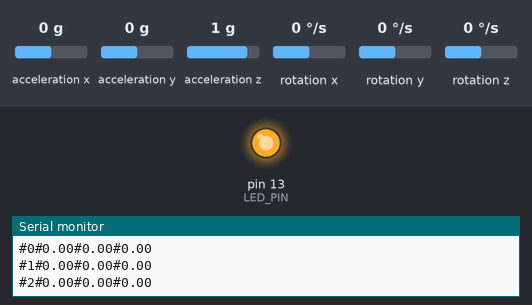
The sketch below on a simulated Arduino Uno, built with avr-gcc and run on an emulated ATmega328P. Shown: output pins drawn as LEDs (lit = HIGH), the last lines printed to the serial monitor. The test bench sets the inputs (shaded band); at power-on: rotation y 0 °/s, rotation x 0 °/s, rotation z 0 °/s, acceleration x 0 g, acceleration y 0 g, acceleration z 1 g. Pins used as bus, display or sensor lines are not drawn.

Above: at 0.11 s.
At 1.2 s:
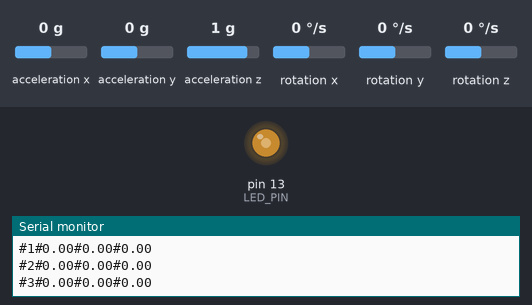
1.3 s: rotation y set to 100 °/s
4.3 s: rotation x set to 192 °/s
7.3 s: rotation z set to -100 °/s
Timing chart, 0 to 16.3 s (numbered marks = the images above; inputs shaded):
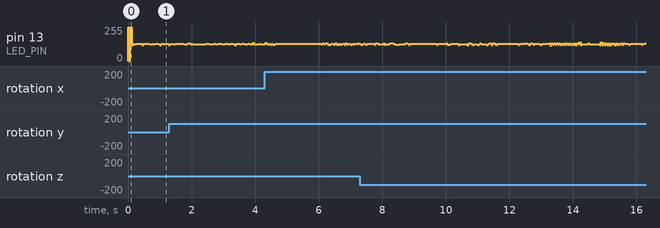

The sketch:

arduino.ino
```cpp
/*
    MPU6050 Triple Axis Gyroscope & Accelerometer. Pitch & Roll & Yaw Gyroscope Example.
    Read more: http://www.jarzebski.pl/arduino/czujniki-i-sensory/3-osiowy-zyroskop-i-akcelerometr-mpu6050.html
    GIT: https://github.com/jarzebski/Arduino-MPU6050
    Web: http://www.jarzebski.pl
    (c) 2014 by Korneliusz Jarzebski
*/

#include <Wire.h>
#include <MPU6050.h>

MPU6050 mpu_0;
MPU6050 mpu_1;
MPU6050 mpu_2;
MPU6050 mpu_3;

// Timers
unsigned long timer_0 = 0;
unsigned long timer_1 = 0;
unsigned long timer_2 = 0;
unsigned long timer_3 = 0;
float timeStep = 0.01;

// Pitch, Roll and Yaw values
float ypr_0[3];
float ypr_1[3];
float ypr_2[3];
float ypr_3[3];

#define LED_PIN 13
bool blinkState = false;

//Mux control pins
int s0 = 5;
int s1 = 6;
int control = 0;

void setup()
{
  Serial.begin(115200);

  pinMode(s0, OUTPUT);
  pinMode(s1, OUTPUT);

  // ================= MPU: 0 =================
  digitalWrite(s0, LOW);
  digitalWrite(s1, LOW);
  // Initialize MPU6050
  Serial.println("MPU: 0");
  while (!mpu_0.begin(MPU6050_SCALE_2000DPS, MPU6050_RANGE_2G)) {
    Serial.println("Could not find a valid MPU6050 sensor, check wiring!");
    delay(500);
  }
  // Calibrate gyroscope. The calibration must be at rest.
  // If you don't want calibrate, comment this line.
  mpu_0.calibrateGyro();

  // Set threshold sensivty. Default 3.
  // If you don't want use threshold, comment this line or set 0.
  mpu_0.setThreshold(3);

  // ================= MPU: 1 =================
  digitalWrite(s0, HIGH);
  digitalWrite(s1, LOW);
  // Initialize MPU6050
  Serial.println("MPU: 1");
  while (!mpu_1.begin(MPU6050_SCALE_2000DPS, MPU6050_RANGE_2G)) {
    Serial.println("Could not find a valid MPU6050 sensor, check wiring!");
    delay(500);
  }
  // Calibrate gyroscope. The calibration must be at rest.
  // If you don't want calibrate, comment this line.
  mpu_1.calibrateGyro();

  // Set threshold sensivty. Default 3.
  // If you don't want use threshold, comment this line or set 0.
  mpu_1.setThreshold(3);

  // ================= MPU: 2 =================
  digitalWrite(s0, LOW);
  digitalWrite(s1, HIGH);
  // Initialize MPU6050
  Serial.println("MPU: 2");
  while (!mpu_2.begin(MPU6050_SCALE_2000DPS, MPU6050_RANGE_2G)) {
    Serial.println("Could not find a valid MPU6050 sensor, check wiring!");
    delay(500);
  }
  // Calibrate gyroscope. The calibration must be at rest.
  // If you don't want calibrate, comment this line.
  mpu_2.calibrateGyro();

  // Set threshold sensivty. Default 3.
  // If you don't want use threshold, comment this line or set 0.
  mpu_2.setThreshold(3);

  // ================= MPU: 3 =================
  digitalWrite(s0, HIGH);
  digitalWrite(s1, HIGH);
  // Initialize MPU6050
  Serial.println("MPU: 3");
  while (!mpu_3.begin(MPU6050_SCALE_2000DPS, MPU6050_RANGE_2G)) {
    Serial.println("Could not find a valid MPU6050 sensor, check wiring!");
    delay(500);
  }
  // Calibrate gyroscope. The calibration must be at rest.
  // If you don't want calibrate, comment this line.
  mpu_3.calibrateGyro();

  // Set threshold sensivty. Default 3.
  // If you don't want use threshold, comment this line or set 0.
  mpu_3.setThreshold(3);

  // configure Arduino LED for
  pinMode(LED_PIN, OUTPUT);
}

void loop() {
  if (control == 0) {
    // ================= MPU: 0 =================
    digitalWrite(s0, LOW);
    digitalWrite(s1, LOW);
    timer_0 = millis();

    // Read normalized values
    Vector norm_0 = mpu_0.readNormalizeGyro();

    // Calculate Pitch, Roll and Yaw
    ypr_0[1] = ypr_0[1] + norm_0.YAxis * timeStep * 3.5;
    ypr_0[2] = ypr_0[2] + norm_0.XAxis * timeStep * 3.5;
    ypr_0[0] = ypr_0[0] + norm_0.ZAxis * timeStep * 3.5;

    // Output raw
    Serial.print("#0#");
    Serial.print(ypr_0[0]); Serial.print("#");
    Serial.print(ypr_0[1]); Serial.print("#");
    Serial.println(ypr_0[2]);

    // Wait to full timeStep period
    delay((timeStep * 1000) - (millis() - timer_0));
    control = 1;
  } else if (control == 1) {
    // ================= MPU: 1 =================
    digitalWrite(s0, HIGH);
    digitalWrite(s1, LOW);
    timer_1 = millis();

    // Read normalized values
    Vector norm_1 = mpu_1.readNormalizeGyro();

    // Calculate Pitch, Roll and Yaw
    ypr_1[1] = ypr_1[1] + norm_1.YAxis * timeStep * 3.5;
    ypr_1[2] = ypr_1[2] + norm_1.XAxis * timeStep * 3.5;
    ypr_1[0] = ypr_1[0] + norm_1.ZAxis * timeStep * 3.5;

    // Output raw
    Serial.print("#1#");
    Serial.print(ypr_1[0]); Serial.print("#");
    Serial.print(ypr_1[1]); Serial.print("#");
    Serial.println(ypr_1[2]);

    // Wait to full timeStep period
    delay((timeStep * 1000) - (millis() - timer_1));
    control = 2;
  } else if (control == 2) {
    // ================= MPU: 2 =================
    digitalWrite(s0, LOW);
    digitalWrite(s1, HIGH);
    timer_2 = millis();

    // Read normalized values
    Vector norm_2 = mpu_2.readNormalizeGyro();

    // Calculate Pitch, Roll and Yaw
    ypr_2[1] = ypr_2[1] + norm_2.YAxis * timeStep * 3.5;
    ypr_2[2] = ypr_2[2] + norm_2.XAxis * timeStep * 3.5;
    ypr_2[0] = ypr_2[0] + norm_2.ZAxis * timeStep * 3.5;

    // Output raw
    Serial.print("#2#");
    Serial.print(ypr_2[0]); Serial.print("#");
    Serial.print(ypr_2[1]); Serial.print("#");
    Serial.println(ypr_2[2]);

    // Wait to full timeStep period
    delay((timeStep * 1000) - (millis() - timer_2));
    control = 3;
  } else if (control == 3) {
    // ================= MPU: 3 =================
    digitalWrite(s0, HIGH);
    digitalWrite(s1, HIGH);
    timer_3 = millis();

    // Read normalized values
    Vector norm_3 = mpu_3.readNormalizeGyro();

    // Calculate Pitch, Roll and Yaw
    ypr_3[1] = ypr_3[1] + norm_3.YAxis * timeStep * 3.5;
    ypr_3[2] = ypr_3[2] + norm_3.XAxis * timeStep * 3.5;
    ypr_3[0] = ypr_3[0] + norm_3.ZAxis * timeStep * 3.5;

    // Output raw
    Serial.print("#3#");
    Serial.print(ypr_3[0]); Serial.print("#");
    Serial.print(ypr_3[1]); Serial.print("#");
    Serial.println(ypr_3[2]);

    // Wait to full timeStep period
    delay((timeStep * 1000) - (millis() - timer_3));
    control = 0;
  }

  // blink LED to indicate activity
  blinkState = !blinkState;
  digitalWrite(LED_PIN, blinkState);
}
```
